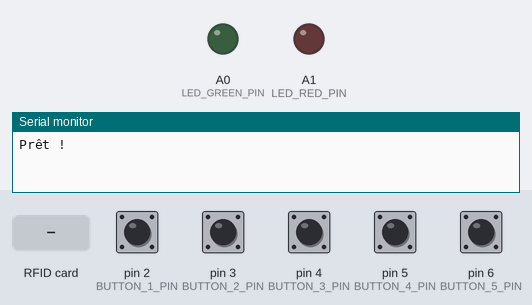
This sketch was run on a simulated Arduino Uno, built with avr-gcc and run on an emulated ATmega328P. On the bench: output pins drawn as LEDs (lit = HIGH), the last lines printed to the serial monitor. The inputs (shaded band) are chosen by the test bench; at power-on: pin 2 (BUTTON_1_PIN), pin 3 (BUTTON_2_PIN), pin 4 (BUTTON_3_PIN), pin 5 (BUTTON_4_PIN), pin 6 (BUTTON_5_PIN) HIGH. The audio player accepts every command and is not drawn; pins used as bus, display or sensor lines are not drawn.

Above: at 1.7 s.
1.8 s: pin 2 (BUTTON_1_PIN) pulled LOW for 0.15 s
At 3.0 s:
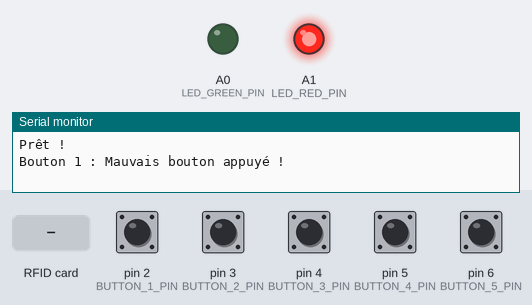
3.4 s: RFID card 5E 7A 19 C4 held to the reader
Timing chart, 0 to 6.4 s (numbered marks = the images above; inputs shaded):
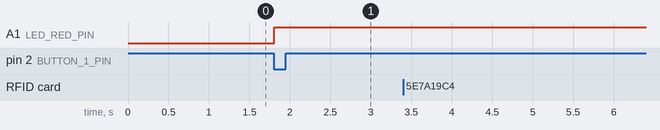

Measured:
- after the input at 1.8 s, A1 (LED_RED_PIN): LOW → HIGH at once

The sketch:

Box-UNvisible.ino
```cpp
#include <SPI.h>
#include <MFRC522.h>
#include <SoftwareSerial.h>
#include <DFRobotDFPlayerMini.h>

#define SS_PIN 10
#define RST_PIN 9
#define DFPLAYER_RX_PIN 7
#define DFPLAYER_TX_PIN 8
#define BUTTON_1_PIN 2
#define BUTTON_2_PIN 3
#define BUTTON_3_PIN 4
#define BUTTON_4_PIN 5
#define BUTTON_5_PIN 6
#define LED_GREEN_PIN A0
#define LED_RED_PIN A1

MFRC522 mfrc522(SS_PIN, RST_PIN);  // Initialisation du module RFID
SoftwareSerial mySoftwareSerial(DFPLAYER_RX_PIN, DFPLAYER_TX_PIN); // Initialisation du port série pour le lecteur MP3
DFRobotDFPlayerMini myDFPlayer;  // Création d'une instance du lecteur MP3

boolean button1Pressed = false;
boolean button2Pressed = false;
boolean button3Pressed = false;
boolean button4Pressed = false;
boolean button5Pressed = false;
boolean correctButtonPressed = false;

// Définition des UID des badges
String uidButton1 = "644CF11D";
String uidButton2 = "15550C09";
String uidButton3 = "5B1D37BB";
String uidButton4 = "49315499";
String uidButton5 = "CCDB7689";

int currentTrackNumber = 0;

void setup() {
  Serial.begin(9600);
  SPI.begin();
  mfrc522.PCD_Init();

  mySoftwareSerial.begin(9600);
  if (!myDFPlayer.begin(mySoftwareSerial)) {
    Serial.println("Erreur lors de la communication avec le lecteur MP3 !");
    while (true);
  }

  pinMode(BUTTON_1_PIN, INPUT);
  pinMode(BUTTON_2_PIN, INPUT);
  pinMode(BUTTON_3_PIN, INPUT);
  pinMode(BUTTON_4_PIN, INPUT);
  pinMode(BUTTON_5_PIN, INPUT);
  pinMode(LED_GREEN_PIN, OUTPUT);
  pinMode(LED_RED_PIN, OUTPUT);

  digitalWrite(BUTTON_1_PIN, HIGH);
  digitalWrite(BUTTON_2_PIN, HIGH);
  digitalWrite(BUTTON_3_PIN, HIGH);
  digitalWrite(BUTTON_4_PIN, HIGH);
  digitalWrite(BUTTON_5_PIN, HIGH);

  Serial.println("Prêt !");
}

void loop() {
  if (mfrc522.PICC_IsNewCardPresent() && mfrc522.PICC_ReadCardSerial()) {
    String cardUID = "";
    for (byte i = 0; i < mfrc522.uid.size; i++) {
      cardUID += String(mfrc522.uid.uidByte[i] < 0x10 ? "0" : "");
      cardUID += String(mfrc522.uid.uidByte[i], HEX);
    }
    cardUID.toUpperCase();
    playSoundFromCardUID(cardUID);  // Joue le son correspondant
    delay(1000);  // Attente pour éviter de lire plusieurs fois la même carte

    // Réinitialise l'état des boutons
    button1Pressed = false;
    button2Pressed = false;
    button3Pressed = false;
    button4Pressed = false;
    button5Pressed = false;
    correctButtonPressed = false;
  }

  // Vérifie l'état des boutons
  checkButton(BUTTON_1_PIN, button1Pressed, 1);
  checkButton(BUTTON_2_PIN, button2Pressed, 2);
  checkButton(BUTTON_3_PIN, button3Pressed, 3);
  checkButton(BUTTON_4_PIN, button4Pressed, 4);
  checkButton(BUTTON_5_PIN, button5Pressed, 5);
}

void playSoundFromCardUID(String cardUID) {
  if (cardUID == uidButton1) {
    playSound(1);
  } else if (cardUID == uidButton2) {
    playSound(5);
  } else if (cardUID == uidButton3) {
    playSound(1);
  } else if (cardUID == uidButton4) {
    playSound(1);
  } else if (cardUID == uidButton5) {
    playSound(3);
  } else {
    Serial.println("Carte UID non reconnue !");
  }
}

void playSound(int trackNumber) {
  if (trackNumber != currentTrackNumber) {
    currentTrackNumber = trackNumber;
    myDFPlayer.stop();
    myDFPlayer.play(trackNumber);
    delay(100);
  }
}

void checkButton(int buttonPin, boolean &buttonPressed, int buttonNumber) {
  if (digitalRead(buttonPin) == LOW && !buttonPressed) {
    buttonPressed = true;
    if (buttonNumber == currentTrackNumber) {
      Serial.println("Bouton " + String(buttonNumber) + " : Bon bouton appuyé !");
      digitalWrite(LED_GREEN_PIN, HIGH);
      digitalWrite(LED_RED_PIN, LOW);
    } else {
      Serial.println("Bouton " + String(buttonNumber) + " : Mauvais bouton appuyé !");
      digitalWrite(LED_GREEN_PIN, LOW);
      digitalWrite(LED_RED_PIN, HIGH);
    }
  } else if (digitalRead(buttonPin) == HIGH && buttonPressed) {
    buttonPressed = false;
  }
}
```
